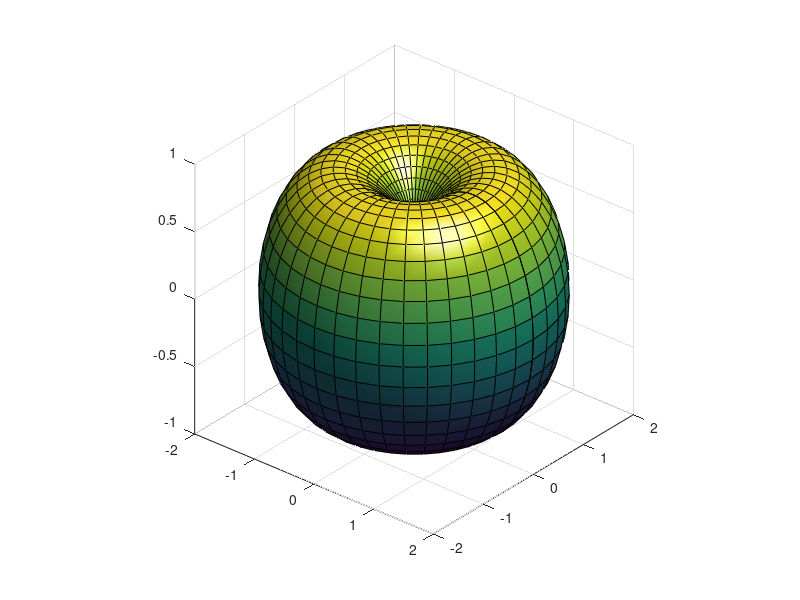

This chart was generated by the following MATLAB code:
clear all;close all;clc

theta = 0:pi/40:pi;                   % polar angle
phi = 0:pi/20:2*pi;                   % azimuth angle

[phi,theta] = meshgrid(phi,theta);    % define the grid

degree = 02;%m
order = 0;%n
amplitude = 1;
radius = 1;

Ymn = legendre(degree,sin(theta(:,1)));
Ymn = Ymn(order+1,:)';
yy = Ymn;

for kk = 2: size(theta,1)
    yy = [yy Ymn];
end

yy = yy.*cos(order*phi);

order = max(max(abs(yy)));
rho = radius + amplitude*yy/order;

r = rho.*sin(theta);    % convert to Cartesian coordinates
x = r.*cos(phi);
y = r.*sin(phi);
z = rho.*cos(theta);



figure
s = surf(x,y,z);

light               % add a light
lighting gouraud    % preferred lighting for a curved surface
% axis equal    off   % set axis equal and remove axis
view(40,30)         % set viewpoint
camzoom(1)        % zoom into scene
